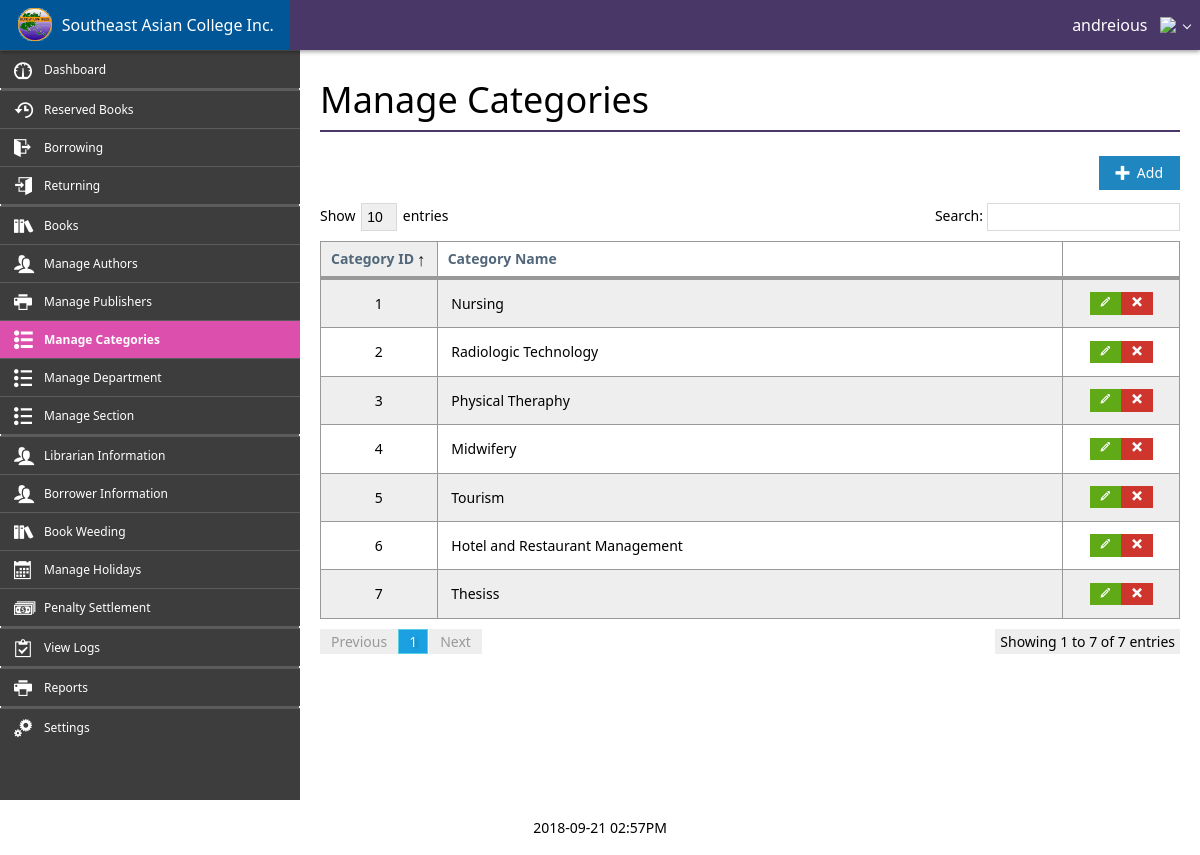
Page /control_panel/manage_categories.php (signed in) on the committed database.
### tables this page shows
CREATE TABLE `categories` (
  `Category_ID` int(11) NOT NULL,
  `Category_Name` varchar(50) NOT NULL
);

### control_panel/requests/connection.php (called while the page is built, shortened)
<?php
    class Connection {
        private $hostname = 'localhost';
        private $username = 'root';
        private $password = '';
        private $database = 'saci_db';
        private $connection, $query;
        function open() {
            return $this->connection = mysqli_connect($this->hostname, $this->username, $this->password, $this->database);
        }
        function query($sql) {
            return $this->query = mysqli_query($this->connection, $sql);
        }
        function fetch_assoc() {
            return mysqli_fetch_assoc($this->query);
        }
    }
?>

### control_panel/manage_categories.php (the view, shortened to what this page needs)
<?php
    include_once('assets/system/header.php');
?>
<div class="app-bar fixed-top shadow" data-role="appbar" style="background-color:#493867;">
    <a class="app-bar-element branding" href="./"><img class="app-logo" src="assets/image/Southeast Asian College.png">&nbsp;&nbsp;Southeast Asian College Inc.</a>
    <?php
        if(isset($_SESSION['account_username'])) {
            $name = $_SESSION['account_first_name'] . ' ' . $_SESSION['account_last_name'];
            echo '<ul class="app-bar-menu place-right" style="background-color:#493867;">';
            echo '<li><a class="app-bar-element dropdown-toggle" style="background-color:#493867;">' . $name . '&nbsp;&nbsp;<img class="app-logo" src="./../user_images/' . $_SESSION['account_image'] . '"></a>';
            echo '</li>';
            echo '</ul>';
        } else {
            echo '<div class="place-right">';
            echo '<a class="app-bar-element" href="login.php"><span class="mif-switch"></span>&nbsp;&nbsp;Login</a>';
            echo '</div>';
        }
    ?>
</div>
<div id="main-block">
    <div class="flex-grid" style="height: 100%;">
        <div class="row" style="height: 100%;">
            <div id="cell-sidebar" class="cell bg-lightDark size-x300" style="overflow-y: scroll; height: 100%;">
                <ul class="sidebar2 dark">
                    <li><a href="./"><span class="mif-meter mif-ani-shuttle icon"></span><span class="title">Dashboard</span></a></li>
                    <li class="divider"></li><li class="divider"></li>
                    <li><a href="./reserved_materials.php"><span class="mif-history icon"></span><span class="title">Reserved Books</span></a></li>
                    <li><a href="./loan_materials.php"><span class="mif-exit icon"></span><span class="title">Borrowing</span></a></li>
                    <li><a href="./receive_materials.php"><span class="mif-enter icon"></span><span class="title">Returning</span></a></li>
                    <li class="divider"></li><li class="divider"></li>
                    <li><a href="./manage_materials.php"><span class="mif-books icon"></span><span class="title">Books</span></a></li>
                    <li><a href="./manage_authors.php"><span class="mif-users icon"></span><span class="title">Manage Authors</span></a></li>
                    <li><a href="./manage_publishers.php"><span class="mif-printer icon"></span><span class="title">Manage Publishers</span></a></li>
                    <li class="active"><a href="./manage_categories.php"><span class="mif-list2 icon"></span><span class="title">Manage Categories</span></a></li>
                    <li><a href="./manage_department.php"><span class="mif-list2 icon"></span><span class="title">Manage Department</span></a></li>
                    <li><a href="./manage_section.php"><span class="mif-list2 icon"></span><span class="title">Manage Section</span></a></li>
                    <li class="divider"></li><li class="divider"></li>
                    <li><a href="./manage_faculties.php"><span class="mif-users icon"></span><span class="title">Librarian Information</span></a></li>
                    <li><a href="./manage_students.php"><span class="mif-users icon"></span><span class="title">Borrower Information</span></a></li>
                    <li><a href="./manage_weeding.php"><span class="mif-books icon"></span><span class="title">Book Weeding</span></a></li>
                    <li><a href="./manage_holidays.php"><span class="mif-calendar icon"></span><span class="title">Manage Holidays</span></a></li>
                    <li><a href="./settled_penalties.php"><span class="mif-dollars icon"></span><span class="title">Penalty Settlement</span></a></li>
                    <li class="divider"></li><li class="divider"></li>
                    <li><a href="./view_logs.php"><span class="mif-clipboard icon"></span><span class="title">View Logs</span></a></li>
                    <li class="divider"></li><li class="divider"></li>
                    <li><a href="./generate_reports.php"><span class="mif-printer icon"></span><span class="title">Reports</span></a></li>
                    <li class="divider"></li><li class="divider"></li>
                    <li><a href="./settings.php"><span class="mif-cogs icon"></span><span class="title">Settings</span></a></li>
                </ul>
            </div>
            <div id="cell-content" class="pane-scroll cell auto-size padding20 pane-scroll">
                <h1 class="text-light">Manage Categories</h1>
                <hr style="background-color:#493867;"><br>
                <div class="align-right">
                    <a class="button primary beautify beautify-mif" data-button="add-category-button" data-role="hint" data-hint="Add Category" data-hint-background="#dc4fad" data-hint-color="#ffffff" data-hint-mode="2" data-hint-position="top"><span class="mif mif-plus"></span>&nbsp;&nbsp;Add</a>
                </div>
                <table id="categories-table" class="table striped border bordered">
                    <thead>
                        <tr>
                            <th width="15%">Category ID</th>
                            <th>Category Name</th>
                            <th width="15%"></th>
                        </tr>
                    </thead>
                    <tbody>
                        <?php
                            require_once('requests/connection.php');
                            $connection = new Connection();
                            $connection->open();
                            $connection->query("SELECT * FROM categories");
                            while($row = $connection->fetch_assoc()) {
                                echo '<tr>';
                                echo '<td class="align-center">' . $row['Category_ID'] . '</td>';
                                echo '<td>' . $row['Category_Name'] . '</td>';
                                echo '<td class="align-center"><a class="button success mini-button beautify" data-button="edit-category-button" data-var-id="' . $row['Category_ID'] . '" data-role="hint" data-hint="Edit Category" data-hint-background="#dc4fad" data-hint-color="#ffffff" data-hint-mode="2" data-hint-position="top"><span class="mif mif-pencil"></span></a><a class="button danger mini-button beautify" data-button="delete-category-button" data-var-id="' . $row['Category_ID'] . '" data-role="hint" data-hint="Delete Category" data-hint-background="#dc4fad" data-hint-color="#ffffff" data-hint-mode="2" data-hint-position="top"><span class="mif mif-cross"></span></a></td>';
                                echo '</tr>';
                            }
                        ?>
                    </tbody>
                </table>
            </div>
        </div>
    </div>
</div>
<?php
    include_once('assets/system/footer.php');
?>

### control_panel/assets/css/stylesheet.css (style rules this page uses)
.app-logo { margin-top: -4px; height: 75%; }
.bg-lightDark { background-color: #3D3D3D; }
.pane-scroll { overflow-y: scroll; height: 100%; }
.sidebar2.dark { border: none; min-width: 100%; }
.sidebar2.dark li.active a { background-color: #dc4fad; }
.sidebar2 li a { padding: .50rem 1.75rem .50rem 2.25rem; }
.sidebar2 > li > a > .title { font-size: .75rem; margin-left: .5rem; }
a.button.beautify.beautify-mif .mif { margin-top: -.15rem !important; }
a.button.mini-button.beautify { padding: .2rem .625rem !important; }
#main-body { padding: 3.125rem 0 0; }
#main-block { min-height: 100%; height: 100%; }

### rows in the picture
categories: Category_ID "1", Category_Name "Nursing"
categories: Category_ID "2", Category_Name "Radiologic Technology"
categories: Category_ID "3", Category_Name "Physical Theraphy"
categories: Category_ID "4", Category_Name "Midwifery"
categories: Category_ID "5", Category_Name "Tourism"
categories: Category_ID "6", Category_Name "Hotel and Restaurant Management"
categories: Category_ID "7", Category_Name "Thesiss"

### other values in the picture
$name "andreious"
